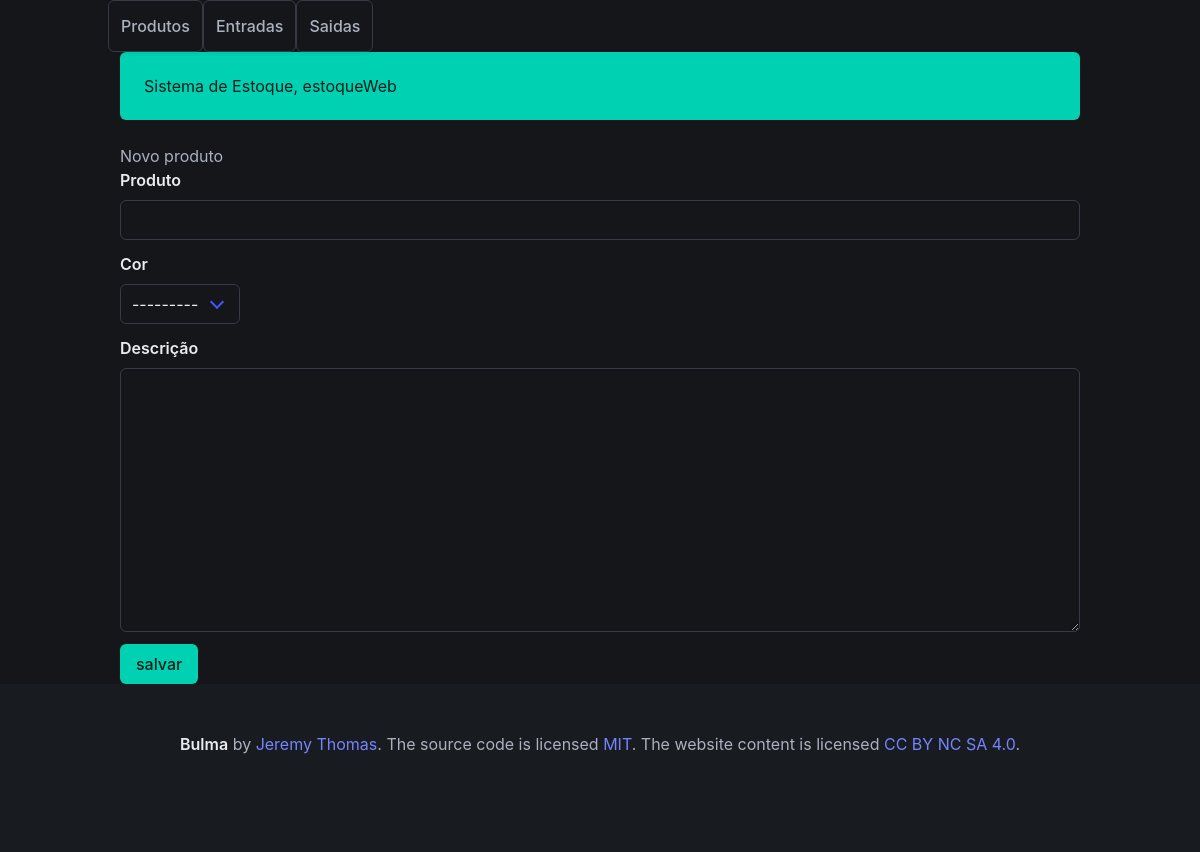
The page /produto/new_produto/ on the database as committed earlier.
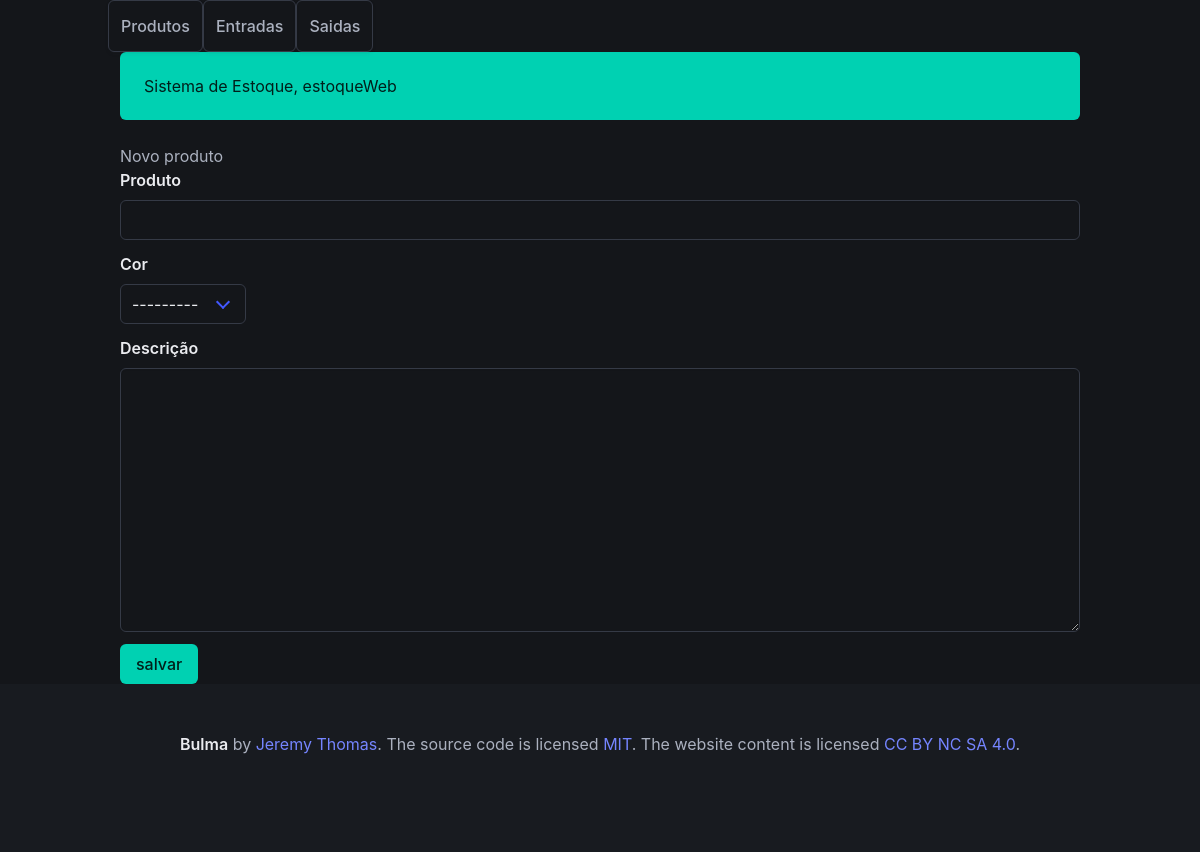
The same page on the database as committed later.
### produto/models.py (models this page shows)
class Cores(models.Model):
    cor = models.CharField('Cor', max_length=200)
    def __str__(self):
        return self.cor
    class Meta:
        verbose_name = 'Cor'
        verbose_name_plural = 'Cores'

### produto/views.py (the view)
# urls.py: path('new_produto/', new_produto, name='new_produto'),
def new_produto(request):
    if request.method == 'POST':
        form = ProdutoForm(request.POST)
        if form.is_valid():
            form.save()
            return redirect('produto:list_produto')
    else:
        template_name = 'new_produto.html'
        context = {
            'form': ProdutoForm(),
        }
        return render(request, template_name, context)

### produto/forms.py
class ProdutoForm(ModelForm):
    class Meta:
        model = Produtos
        fields = ['produto', 'cor', 'descricao']
        widgets = {
            'produto':TextInput(attrs={'class':'input'}),
            'cor':Select(attrs={'class':'select'}),
            'descricao':Textarea(attrs={'class':'textarea'}),
        }

### produto/templates/new_produto.html (shortened to what this page needs)
{% extends 'base.html' %}
{% block product %}
    <p>Novo produto</p>
        <form action="{% url 'produto:new_produto' %}" method="POST">
            {% for field in form %}
                <div class = 'field'>
                    <label class="label">{{ field.label }}</label>
                    <div class="control">
                        {% if field.widget_type == 'select' %}
                                <div class="select">
                                    {{ field }}
                                </div>
                        {% else %}
                            {{ field }}
                        {% endif %}
                    </div>
                </div>
            {% endfor %}
            <button class="button is-primary" type="submit">salvar</button>
        </form>
{% endblock %}

Rows that differ between the two databases and show on the page:
added Cores: form "---------"
